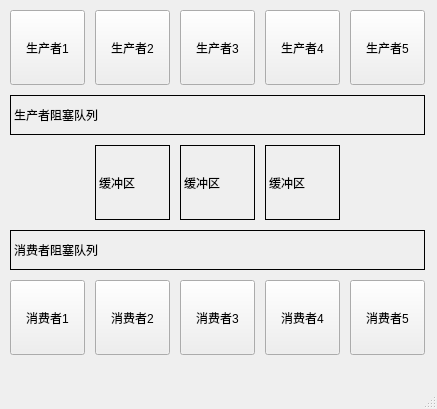
<?xml version="1.0" encoding="UTF-8"?>
<ui version="4.0">
 <class>MainWindow</class>
 <widget class="QMainWindow" name="MainWindow">
  <property name="geometry">
   <rect>
    <x>0</x>
    <y>0</y>
    <width>437</width>
    <height>409</height>
   </rect>
  </property>
  <property name="windowTitle">
   <string>MainWindow</string>
  </property>
  <widget class="QWidget" name="centralwidget">
   <widget class="QPushButton" name="pushButton">
    <property name="geometry">
     <rect>
      <x>10</x>
      <y>10</y>
      <width>75</width>
      <height>75</height>
     </rect>
    </property>
    <property name="text">
     <string>生产者1</string>
    </property>
   </widget>
   <widget class="QPushButton" name="pushButton_2">
    <property name="geometry">
     <rect>
      <x>95</x>
      <y>10</y>
      <width>75</width>
      <height>75</height>
     </rect>
    </property>
    <property name="text">
     <string>生产者2</string>
    </property>
   </widget>
   <widget class="QPushButton" name="pushButton_3">
    <property name="geometry">
     <rect>
      <x>180</x>
      <y>10</y>
      <width>75</width>
      <height>75</height>
     </rect>
    </property>
    <property name="text">
     <string>生产者3</string>
    </property>
   </widget>
   <widget class="QPushButton" name="pushButton_4">
    <property name="geometry">
     <rect>
      <x>265</x>
      <y>10</y>
      <width>75</width>
      <height>75</height>
     </rect>
    </property>
    <property name="text">
     <string>生产者4</string>
    </property>
   </widget>
   <widget class="QPushButton" name="pushButton_5">
    <property name="geometry">
     <rect>
      <x>350</x>
      <y>10</y>
      <width>75</width>
      <height>75</height>
     </rect>
    </property>
    <property name="text">
     <string>生产者5</string>
    </property>
   </widget>
   <widget class="QPushButton" name="pushButton_6">
    <property name="geometry">
     <rect>
      <x>10</x>
      <y>280</y>
      <width>75</width>
      <height>75</height>
     </rect>
    </property>
    <property name="text">
     <string>消费者1</string>
    </property>
   </widget>
   <widget class="QPushButton" name="pushButton_7">
    <property name="geometry">
     <rect>
      <x>95</x>
      <y>280</y>
      <width>75</width>
      <height>75</height>
     </rect>
    </property>
    <property name="text">
     <string>消费者2</string>
    </property>
   </widget>
   <widget class="QPushButton" name="pushButton_8">
    <property name="geometry">
     <rect>
      <x>180</x>
      <y>280</y>
      <width>75</width>
      <height>75</height>
     </rect>
    </property>
    <property name="text">
     <string>消费者3</string>
    </property>
   </widget>
   <widget class="QPushButton" name="pushButton_9">
    <property name="geometry">
     <rect>
      <x>265</x>
      <y>280</y>
      <width>75</width>
      <height>75</height>
     </rect>
    </property>
    <property name="text">
     <string>消费者4</string>
    </property>
   </widget>
   <widget class="QPushButton" name="pushButton_10">
    <property name="geometry">
     <rect>
      <x>350</x>
      <y>280</y>
      <width>75</width>
      <height>75</height>
     </rect>
    </property>
    <property name="text">
     <string>消费者5</string>
    </property>
   </widget>
   <widget class="QLabel" name="label">
    <property name="geometry">
     <rect>
      <x>95</x>
      <y>145</y>
      <width>75</width>
      <height>75</height>
     </rect>
    </property>
    <property name="frameShape">
     <enum>QFrame::Box</enum>
    </property>
    <property name="text">
     <string>缓冲区</string>
    </property>
   </widget>
   <widget class="QLabel" name="label_2">
    <property name="geometry">
     <rect>
      <x>180</x>
      <y>145</y>
      <width>75</width>
      <height>75</height>
     </rect>
    </property>
    <property name="frameShape">
     <enum>QFrame::Box</enum>
    </property>
    <property name="text">
     <string>缓冲区</string>
    </property>
   </widget>
   <widget class="QLabel" name="label_3">
    <property name="geometry">
     <rect>
      <x>265</x>
      <y>145</y>
      <width>75</width>
      <height>75</height>
     </rect>
    </property>
    <property name="frameShape">
     <enum>QFrame::Box</enum>
    </property>
    <property name="text">
     <string>缓冲区</string>
    </property>
   </widget>
   <widget class="QLabel" name="label_4">
    <property name="geometry">
     <rect>
      <x>10</x>
      <y>95</y>
      <width>415</width>
      <height>40</height>
     </rect>
    </property>
    <property name="frameShape">
     <enum>QFrame::Box</enum>
    </property>
    <property name="text">
     <string>生产者阻塞队列</string>
    </property>
   </widget>
   <widget class="QLabel" name="label_5">
    <property name="geometry">
     <rect>
      <x>10</x>
      <y>230</y>
      <width>415</width>
      <height>40</height>
     </rect>
    </property>
    <property name="frameShape">
     <enum>QFrame::Box</enum>
    </property>
    <property name="text">
     <string>消费者阻塞队列</string>
    </property>
   </widget>
  </widget>
  <widget class="QMenuBar" name="menubar">
   <property name="geometry">
    <rect>
     <x>0</x>
     <y>0</y>
     <width>437</width>
     <height>23</height>
    </rect>
   </property>
  </widget>
  <widget class="QStatusBar" name="statusbar"/>
 </widget>
 <resources/>
 <connections>
  <connection>
   <sender>pushButton</sender>
   <signal>clicked()</signal>
   <receiver>MainWindow</receiver>
   <slot>pro()</slot>
   <hints>
    <hint type="sourcelabel">
     <x>20</x>
     <y>84</y>
    </hint>
    <hint type="destinationlabel">
     <x>6</x>
     <y>85</y>
    </hint>
   </hints>
  </connection>
  <connection>
   <sender>pushButton_2</sender>
   <signal>clicked()</signal>
   <receiver>MainWindow</receiver>
   <slot>pro()</slot>
   <hints>
    <hint type="sourcelabel">
     <x>115</x>
     <y>88</y>
    </hint>
    <hint type="destinationlabel">
     <x>122</x>
     <y>23</y>
    </hint>
   </hints>
  </connection>
  <connection>
   <sender>pushButton_3</sender>
   <signal>clicked()</signal>
   <receiver>MainWindow</receiver>
   <slot>pro()</slot>
   <hints>
    <hint type="sourcelabel">
     <x>210</x>
     <y>49</y>
    </hint>
    <hint type="destinationlabel">
     <x>202</x>
     <y>30</y>
    </hint>
   </hints>
  </connection>
  <connection>
   <sender>pushButton_4</sender>
   <signal>clicked()</signal>
   <receiver>MainWindow</receiver>
   <slot>pro()</slot>
   <hints>
    <hint type="sourcelabel">
     <x>290</x>
     <y>57</y>
    </hint>
    <hint type="destinationlabel">
     <x>334</x>
     <y>110</y>
    </hint>
   </hints>
  </connection>
  <connection>
   <sender>pushButton_5</sender>
   <signal>clicked()</signal>
   <receiver>MainWindow</receiver>
   <slot>pro()</slot>
   <hints>
    <hint type="sourcelabel">
     <x>410</x>
     <y>83</y>
    </hint>
    <hint type="destinationlabel">
     <x>414</x>
     <y>108</y>
    </hint>
   </hints>
  </connection>
  <connection>
   <sender>pushButton_6</sender>
   <signal>clicked()</signal>
   <receiver>MainWindow</receiver>
   <slot>con()</slot>
   <hints>
    <hint type="sourcelabel">
     <x>42</x>
     <y>349</y>
    </hint>
    <hint type="destinationlabel">
     <x>54</x>
     <y>383</y>
    </hint>
   </hints>
  </connection>
  <connection>
   <sender>pushButton_7</sender>
   <signal>clicked()</signal>
   <receiver>MainWindow</receiver>
   <slot>con()</slot>
   <hints>
    <hint type="sourcelabel">
     <x>131</x>
     <y>356</y>
    </hint>
    <hint type="destinationlabel">
     <x>138</x>
     <y>393</y>
    </hint>
   </hints>
  </connection>
  <connection>
   <sender>pushButton_8</sender>
   <signal>clicked()</signal>
   <receiver>MainWindow</receiver>
   <slot>con()</slot>
   <hints>
    <hint type="sourcelabel">
     <x>209</x>
     <y>356</y>
    </hint>
    <hint type="destinationlabel">
     <x>214</x>
     <y>381</y>
    </hint>
   </hints>
  </connection>
  <connection>
   <sender>pushButton_9</sender>
   <signal>clicked()</signal>
   <receiver>MainWindow</receiver>
   <slot>con()</slot>
   <hints>
    <hint type="sourcelabel">
     <x>304</x>
     <y>363</y>
    </hint>
    <hint type="destinationlabel">
     <x>303</x>
     <y>388</y>
    </hint>
   </hints>
  </connection>
  <connection>
   <sender>pushButton_10</sender>
   <signal>clicked()</signal>
   <receiver>MainWindow</receiver>
   <slot>con()</slot>
   <hints>
    <hint type="sourcelabel">
     <x>381</x>
     <y>357</y>
    </hint>
    <hint type="destinationlabel">
     <x>387</x>
     <y>383</y>
    </hint>
   </hints>
  </connection>
 </connections>
 <slots>
  <slot>pro()</slot>
  <slot>con()</slot>
 </slots>
</ui>
